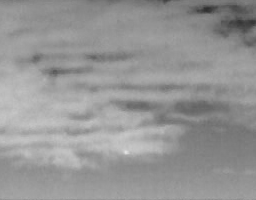
#> input picture img_003.bmp, 256 x 200 px
$ python main_opencv.py img_003.bmp
#> lines starting #> are read from the running program, lines starting #| are printed output that depends on the picture
import sys
import cv2 as cv
import numpy as np

def mat2gray(src):
    nrows,ncols = src.shape
    dst = np.zeros((nrows,ncols))
    cv.normalize(src, dst, 0, 1, cv.NORM_MINMAX)
    return dst


imgOrig = cv.imread(sys.argv[1], 0)
#> imgOrig is the input picture: shape (200, 256); min 47, max 227, mean 149.5
img1 = np.double(imgOrig)
# cv.imshow('ImageWindow1', mat2gray(img1))
#cv.waitKey()

lMin = 7
targetSize = (lMin, lMin)
muImg = cv.blur(img1, targetSize, cv.BORDER_DEFAULT)
# cv.imshow('ImageWindow2', mat2gray(muImg))
# cv.waitKey()

maskKrlDilate = np.zeros((2*lMin+1, 2*lMin+1), np.uint8)
maskKrlDilate[0, 0] = 1
maskKrlDilate[2*lMin, 2*lMin] = 1
maskKrlDilate[lMin, 0] = 1
maskKrlDilate[2*lMin, 0] = 1
maskKrlDilate[0, lMin] = 1
maskKrlDilate[0, 2*lMin] = 1
maskKrlDilate[lMin, 2*lMin] = 1
maskKrlDilate[2*lMin, lMin] = 1
# maskKrlDilate[lMin, lMin] = 1


temp1 = cv.dilate(muImg, maskKrlDilate, iterations=1)
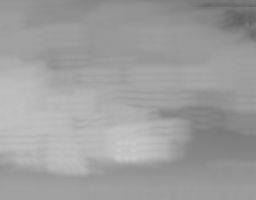
#> temp1: shape (200, 256) float64; min 95.16, max 201.6, mean 158.7

out1 = img1-temp1
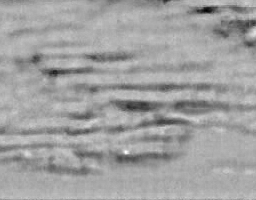
#> out1: shape (200, 256) float64; min -83.88, max 33.94, mean -9.2; drawn with min black and max white
T,temp_thresh = cv.threshold(out1, 0, 1, cv.THRESH_TOZERO)
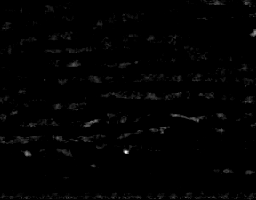
#> temp_thresh: shape (200, 256) float64; min 0, max 33.94, mean 0.3; drawn with min black and max white
out = cv.pow(temp_thresh,2)
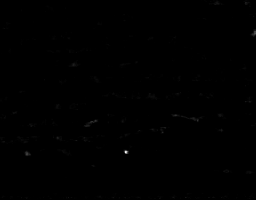
#> out: shape (200, 256) float64; min 0, max 1151.8, mean 1.6; drawn with min black and max white
cv.imshow('ImageWindow3', mat2gray(out))
cv.waitKey()
